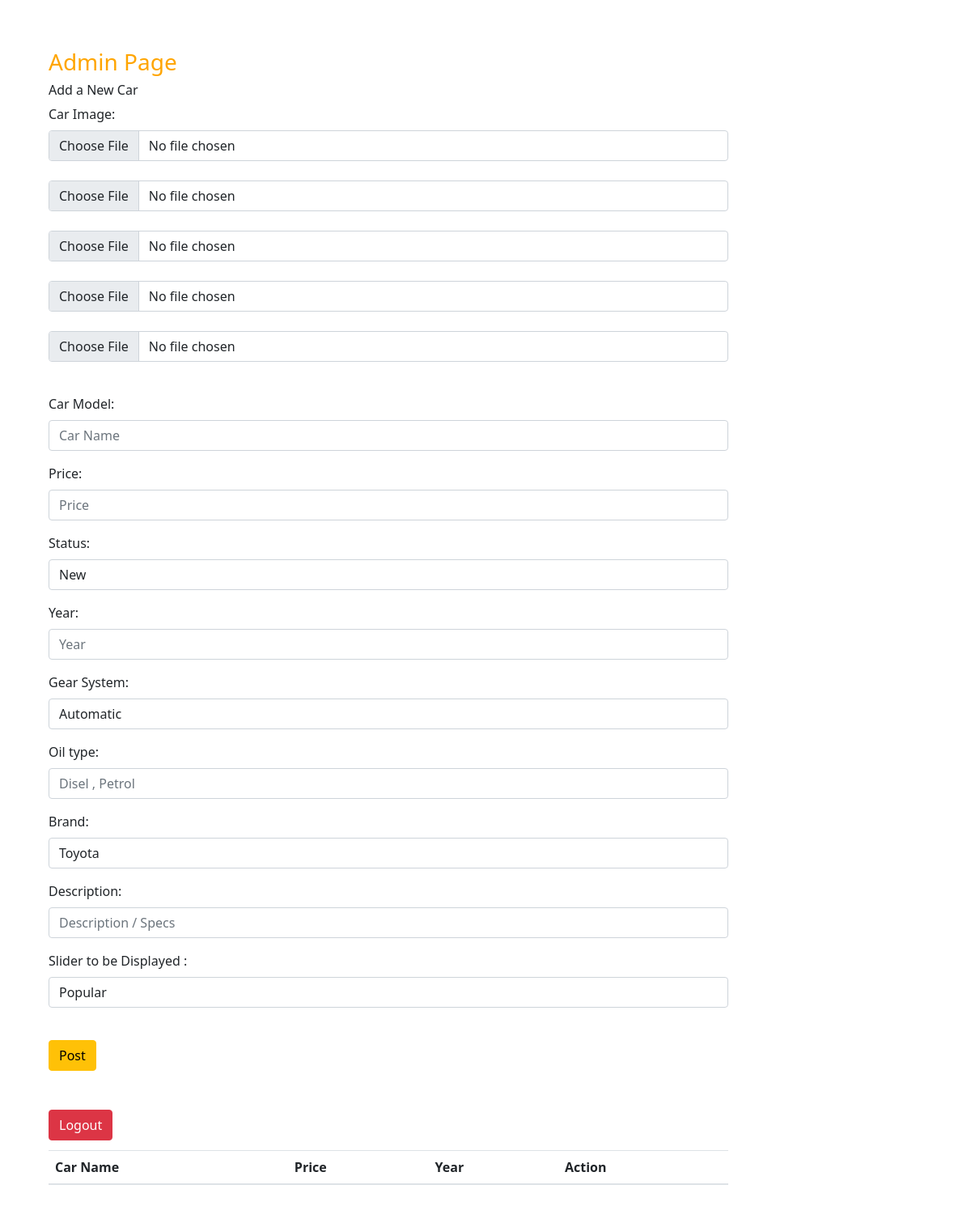
The page /dashboard/dashboard.php on the database as committed earlier.
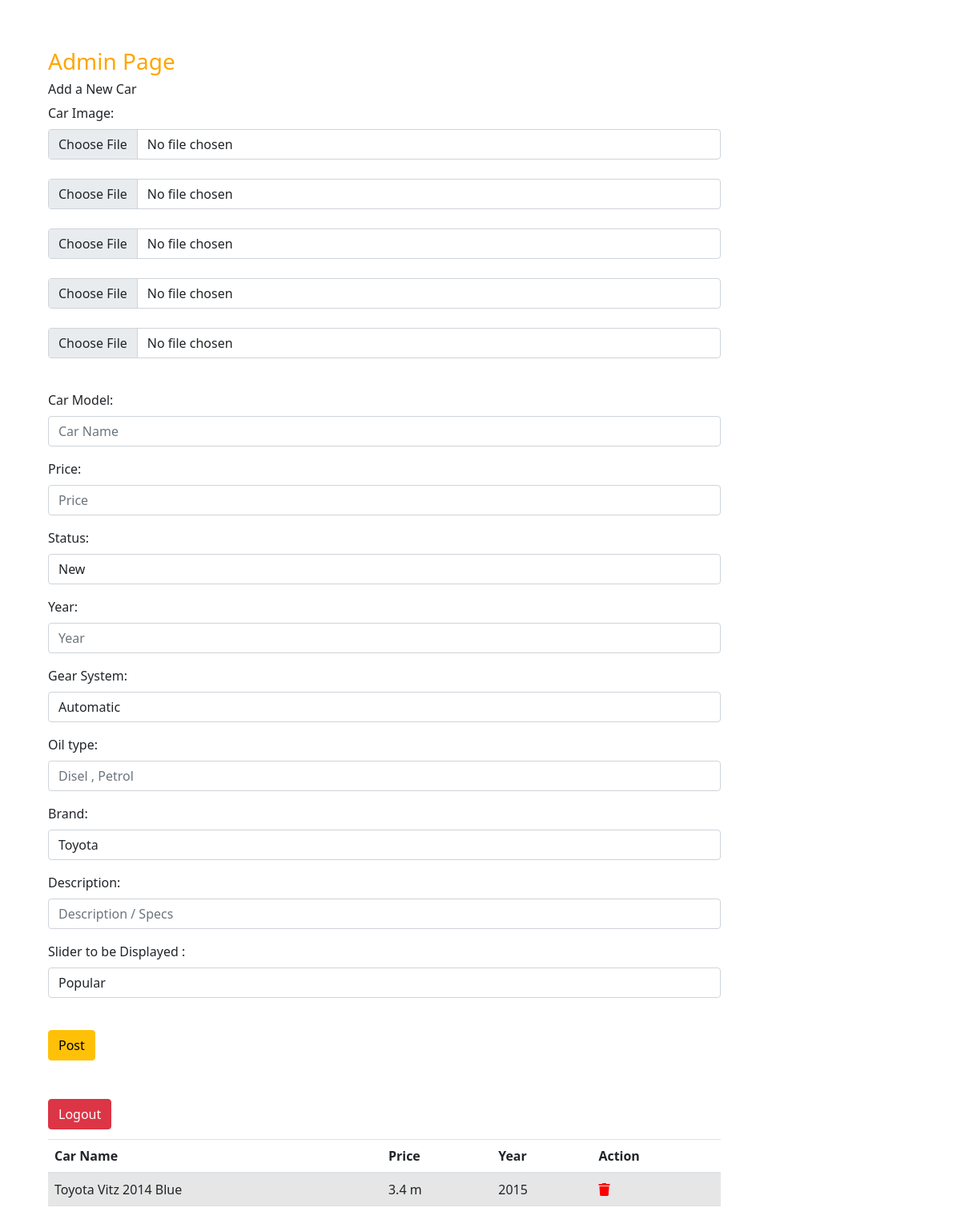
The same page on the database as committed later.
### tables this page shows
CREATE TABLE `cars` (
  `id` int(11) NOT NULL,
  `carname` varchar(250) NOT NULL,
  `price` varchar(250) NOT NULL,
  `old_new` varchar(250) NOT NULL,
  `year` varchar(250) NOT NULL,
  `gearsystem` varchar(250) NOT NULL,
  `oil` varchar(250) NOT NULL,
  `description` varchar(250) NOT NULL,
  `image` varchar(1000) NOT NULL,
  `brand` varchar(250) NOT NULL,
  `slider` varchar(250) NOT NULL
);

### dashboard/dashboard.php (the view, shortened to what this page needs)
<?php
include '../helpers/dbconfig.php';
?>
<!DOCTYPE html>
<html lang="en">
<head>
  <link rel="stylesheet" href="css/bootstrap.min.css">
		<link rel="stylesheet" href="https://cdnjs.cloudflare.com/ajax/libs/font-awesome/5.15.4/css/all.min.css">
		<link href="https://cdn.jsdelivr.net/npm/bootstrap@5.1.3/dist/css/bootstrap.min.css" rel="stylesheet">
</head>
<body>
<div style="width: 70%;  margin-left:5%; margin-top:5%">
<h3 style="color:orange">Admin Page</h3>
<form action="fileupload.php" method="post" enctype="multipart/form-data">
<h6>Add a New Car</h6>
			<div class="form-group">
			    <label for="Username">Car Image:</label>
			    <input type="file"  name="image" id="fileToUpload" class="form-control" > <br>
				<input type="file"  name="image1" id="fileToUpload" class="form-control" ><br>
				<input type="file"  name="image2" id="fileToUpload" class="form-control" ><br>
				<input type="file"  name="image3" id="fileToUpload" class="form-control" ><br>
				<input type="file"  name="image4" id="fileToUpload" class="form-control" ><br>
			  </div>
			  <div class="form-group">
			    <label for="Username">Car Model:</label>
			    <input type="text" class="form-control" placeholder="Car Name" name="carname">
			  </div>
			  <div class="form-group">
			    <label for="pwd">Price:</label>
			    <input type="text" class="form-control" placeholder="Price" name="price">
			  </div>
			  <div class="form-group">
			    <label for="Username">Status:</label>
			    <select name="status" id="" class="form-control">
					<option value="New">New</option>
				</select>
			  </div>
			  <div class="form-group">
			    <label for="pwd">Year:</label>
			    <input type="text" class="form-control" placeholder="Year" name="year">
			  </div>
			  <div class="form-group">
			    <label for="Username">Gear System:</label>
			    <select name="gearsystem" id="" class="form-control">
					<option value="Automatic">Automatic</option>
				</select>
			  </div>
			  <div class="form-group">
			    <label for="pwd">Oil type:</label>
			    <input type="text" class="form-control" placeholder="Disel , Petrol" name="oil">
			  </div>
			  <div class="form-group">
			    <label for="Username">Brand:</label>
			    <select name="brand" id="" class="form-control">
					<option value="Toyota">Toyota</option>
				</select>
			  </div>
       		 <div class="form-group">
			    <label for="pwd">Description:</label>
			    <input type="text" class="form-control" placeholder="Description / Specs" name="description">
			  </div>
			  <div class="form-group">
			    <label for="Username">Slider to be Displayed :</label>
			    <select name="slider" id="" class="form-control">
					<option value="Popular">Popular</option>
				</select>
			  </div>
			 <br>
			 	 <button type="submit" class="btn btn-warning  " >Post</button>
		</form>
		<br>
		<br>
	 <a href="../index.php" style="margin-top:5%; margin-bottom:5%" >	<button class="btn btn-danger">Logout</button></a> <br>
</div>
<?php
    $sql = $db->query("SELECT * FROM cars   ");
?>
<table class="table table-striped" style="width:70%; margin-left:5%; margin-top:1%; margin-bottom:5%">
  <thead>
    <tr>
      <th scope="col">Car Name</th>
      <th scope="col">Price</th>
      <th scope="col">Year</th>
	  <th scope="col">Action</th>
    </tr>
  </thead>
  <tbody>
  <?php  while ($car = mysqli_fetch_assoc($sql)): ?>
    <tr>
      <td><?= $car['carname'] ?></td>
      <td><?= $car['price'] ?></td>
      <td><?= $car['year'] ?></td>
	  <td><a href="delete.php?info=<?= $car['id'] ?>"  title="delete" class="delete" onclick="return confirm('Are you sure you want to delete this car ?')" style="color: red"><i class="fa fa-trash" aria-hidden="true" style="color:red"></i></a> </td>
    </tr>
	<?php endwhile; ?>
  </tbody>
</table>
</body>
</html>

Rows that differ between the two databases and show on the page:
added cars: carname "Toyota Vitz 2014 Blue", price "3.4 m", year "2015"
